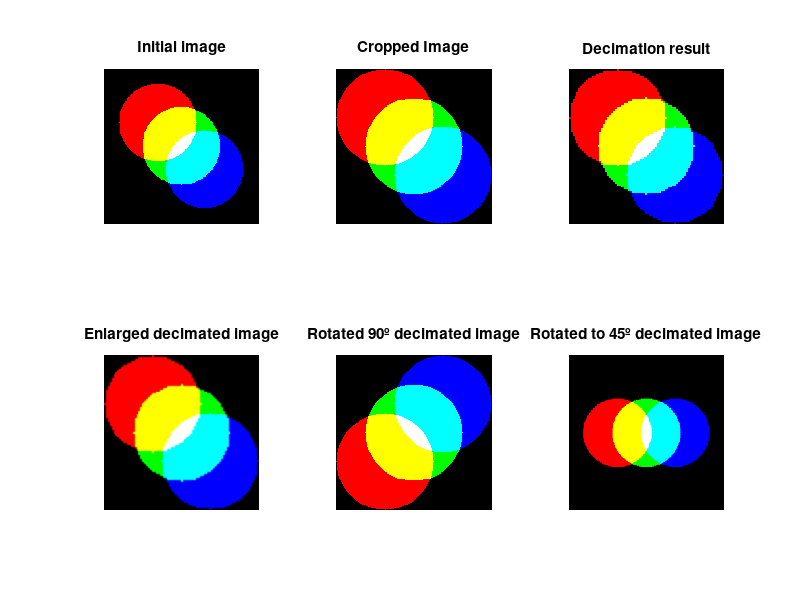

Reproduce this figure in MATLAB.
% Lab1_5
clear; close all;
 
IMG_SIZE = 200;
CIRCLE_DIAM = 100;
OFFSET = [0.1 0.25 0.4] * IMG_SIZE; % Offsets for squares
 
R = CIRCLE_DIAM / 2; % Radius of the circle
Circles = uint8 (zeros (IMG_SIZE, IMG_SIZE, 3)); % Create a black RGB canvas
 
COORDS_RANGE = 1: IMG_SIZE;
for i = 1: 3
    
    CENTER = R + OFFSET (i);
    [x, y] = meshgrid (COORDS_RANGE - CENTER);
    
    % Matrix of points included in the circle
    CircleExistance = x.^2 + y.^2 <= (R)^2;
    
    % Fill in the appropriate canvas channel
    for cX = 1: IMG_SIZE
        for cY = 1: IMG_SIZE
            % Check to enter the circle
            if CircleExistance (cX, cY)
                Circles (cX, cY, i) = uint8 (255);
            end
        end
    end
    
end
 
imwrite (Circles, 'Circles.tiff', 'tiff');
 
% Task 1
START_CROP = IMG_SIZE / 10; % Initial cropping coordinates (x, y)
END_CROP = IMG_SIZE - START_CROP * 2; % Final coordinates (width, height)
CirclesCad = imcrop (Circles, [START_CROP, START_CROP, END_CROP, END_CROP]);
 
% Task 2
subplot (2,3,1), imshow (Circles)
title ('Initial image')
 
subplot (2,3,2), imshow (CirclesCad)
title ('Cropped Image')
 
% Task 3
CirclesCadDec = CirclesCad (1: 2: end, 1: 2: end, 1: end);
subplot (2,3,3), imshow (CirclesCadDec)
title ('Decimation result')
 
% Task 4
CirclesCadDec2 = imresize (CirclesCadDec, 2, 'bicubic');
subplot (2,3,4), imshow (CirclesCadDec2)
title ('Enlarged decimated image')
 
% Task 5
CirclesCadRot90 = rot90 (CirclesCad);
subplot (2,3,5), imshow (CirclesCadRot90);
title ('Rotated 90º decimated image')
 
% Task 6
CirclesCadRot45 = imrotate (CirclesCad, 45, 'bilinear');
subplot (2,3,6), imshow (CirclesCadRot45);
title ('Rotated to 45º decimated image')